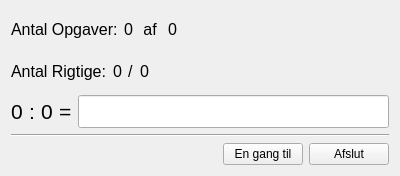
<?xml version="1.0" encoding="UTF-8"?>
<ui version="4.0">
 <class>DiviOpgaver</class>
 <widget class="QWidget" name="DiviOpgaver">
  <property name="geometry">
   <rect>
    <x>0</x>
    <y>0</y>
    <width>400</width>
    <height>176</height>
   </rect>
  </property>
  <property name="windowTitle">
   <string>Divisions-opgaver</string>
  </property>
  <property name="windowIcon">
   <iconset resource="img.qrc">
    <normaloff>:/img/logo.ico</normaloff>:/img/logo.ico</iconset>
  </property>
  <layout class="QVBoxLayout" name="verticalLayout">
   <item>
    <layout class="QHBoxLayout" name="horizontalLayout">
     <item>
      <widget class="QLabel" name="labAntalText">
       <property name="font">
        <font>
         <pointsize>12</pointsize>
        </font>
       </property>
       <property name="text">
        <string>Antal Opgaver:</string>
       </property>
      </widget>
     </item>
     <item>
      <widget class="QLabel" name="labSolved">
       <property name="font">
        <font>
         <pointsize>12</pointsize>
        </font>
       </property>
       <property name="text">
        <string notr="true">0</string>
       </property>
      </widget>
     </item>
     <item>
      <widget class="QLabel" name="labAfMax">
       <property name="font">
        <font>
         <pointsize>12</pointsize>
        </font>
       </property>
       <property name="text">
        <string> af </string>
       </property>
      </widget>
     </item>
     <item>
      <widget class="QLabel" name="labAntal">
       <property name="font">
        <font>
         <pointsize>12</pointsize>
        </font>
       </property>
       <property name="text">
        <string notr="true">0</string>
       </property>
      </widget>
     </item>
     <item>
      <spacer name="horizontalSpacer">
       <property name="orientation">
        <enum>Qt::Horizontal</enum>
       </property>
       <property name="sizeHint" stdset="0">
        <size>
         <width>40</width>
         <height>20</height>
        </size>
       </property>
      </spacer>
     </item>
    </layout>
   </item>
   <item>
    <layout class="QHBoxLayout" name="horizontalLayout_2">
     <item>
      <widget class="QLabel" name="labTextRigtige">
       <property name="font">
        <font>
         <pointsize>12</pointsize>
        </font>
       </property>
       <property name="text">
        <string>Antal Rigtige:</string>
       </property>
      </widget>
     </item>
     <item>
      <widget class="QLabel" name="labRigtige">
       <property name="font">
        <font>
         <pointsize>12</pointsize>
        </font>
       </property>
       <property name="text">
        <string notr="true">0</string>
       </property>
      </widget>
     </item>
     <item>
      <widget class="QLabel" name="labAf">
       <property name="font">
        <font>
         <pointsize>12</pointsize>
        </font>
       </property>
       <property name="text">
        <string notr="true">/</string>
       </property>
      </widget>
     </item>
     <item>
      <widget class="QLabel" name="labMulige">
       <property name="font">
        <font>
         <pointsize>12</pointsize>
        </font>
       </property>
       <property name="text">
        <string notr="true">0</string>
       </property>
      </widget>
     </item>
     <item>
      <spacer name="horizontalSpacer_2">
       <property name="orientation">
        <enum>Qt::Horizontal</enum>
       </property>
       <property name="sizeHint" stdset="0">
        <size>
         <width>40</width>
         <height>20</height>
        </size>
       </property>
      </spacer>
     </item>
    </layout>
   </item>
   <item>
    <layout class="QHBoxLayout" name="horizontalLayout_3">
     <item>
      <widget class="QLabel" name="labFirst">
       <property name="font">
        <font>
         <pointsize>16</pointsize>
        </font>
       </property>
       <property name="text">
        <string notr="true">0</string>
       </property>
      </widget>
     </item>
     <item>
      <widget class="QLabel" name="labDiviTegn">
       <property name="font">
        <font>
         <pointsize>16</pointsize>
        </font>
       </property>
       <property name="text">
        <string notr="true">:</string>
       </property>
      </widget>
     </item>
     <item>
      <widget class="QLabel" name="labSecond">
       <property name="font">
        <font>
         <pointsize>16</pointsize>
        </font>
       </property>
       <property name="text">
        <string notr="true">0</string>
       </property>
      </widget>
     </item>
     <item>
      <widget class="QLabel" name="labLigMed">
       <property name="font">
        <font>
         <pointsize>16</pointsize>
        </font>
       </property>
       <property name="text">
        <string notr="true">=</string>
       </property>
      </widget>
     </item>
     <item>
      <widget class="QLineEdit" name="leResult">
       <property name="font">
        <font>
         <pointsize>16</pointsize>
        </font>
       </property>
      </widget>
     </item>
    </layout>
   </item>
   <item>
    <widget class="Line" name="line">
     <property name="orientation">
      <enum>Qt::Horizontal</enum>
     </property>
    </widget>
   </item>
   <item>
    <layout class="QHBoxLayout" name="horizontalLayout_4">
     <item>
      <widget class="QLabel" name="labElapsed">
       <property name="font">
        <font>
         <pointsize>12</pointsize>
        </font>
       </property>
       <property name="text">
        <string notr="true"/>
       </property>
      </widget>
     </item>
     <item>
      <spacer name="horizontalSpacer_3">
       <property name="orientation">
        <enum>Qt::Horizontal</enum>
       </property>
       <property name="sizeHint" stdset="0">
        <size>
         <width>40</width>
         <height>20</height>
        </size>
       </property>
      </spacer>
     </item>
     <item>
      <widget class="QPushButton" name="btnOnceMore">
       <property name="text">
        <string>En gang til</string>
       </property>
      </widget>
     </item>
     <item>
      <widget class="QPushButton" name="btnExit">
       <property name="text">
        <string>Afslut</string>
       </property>
      </widget>
     </item>
    </layout>
   </item>
  </layout>
 </widget>
 <resources>
  <include location="img.qrc"/>
 </resources>
 <connections/>
</ui>
